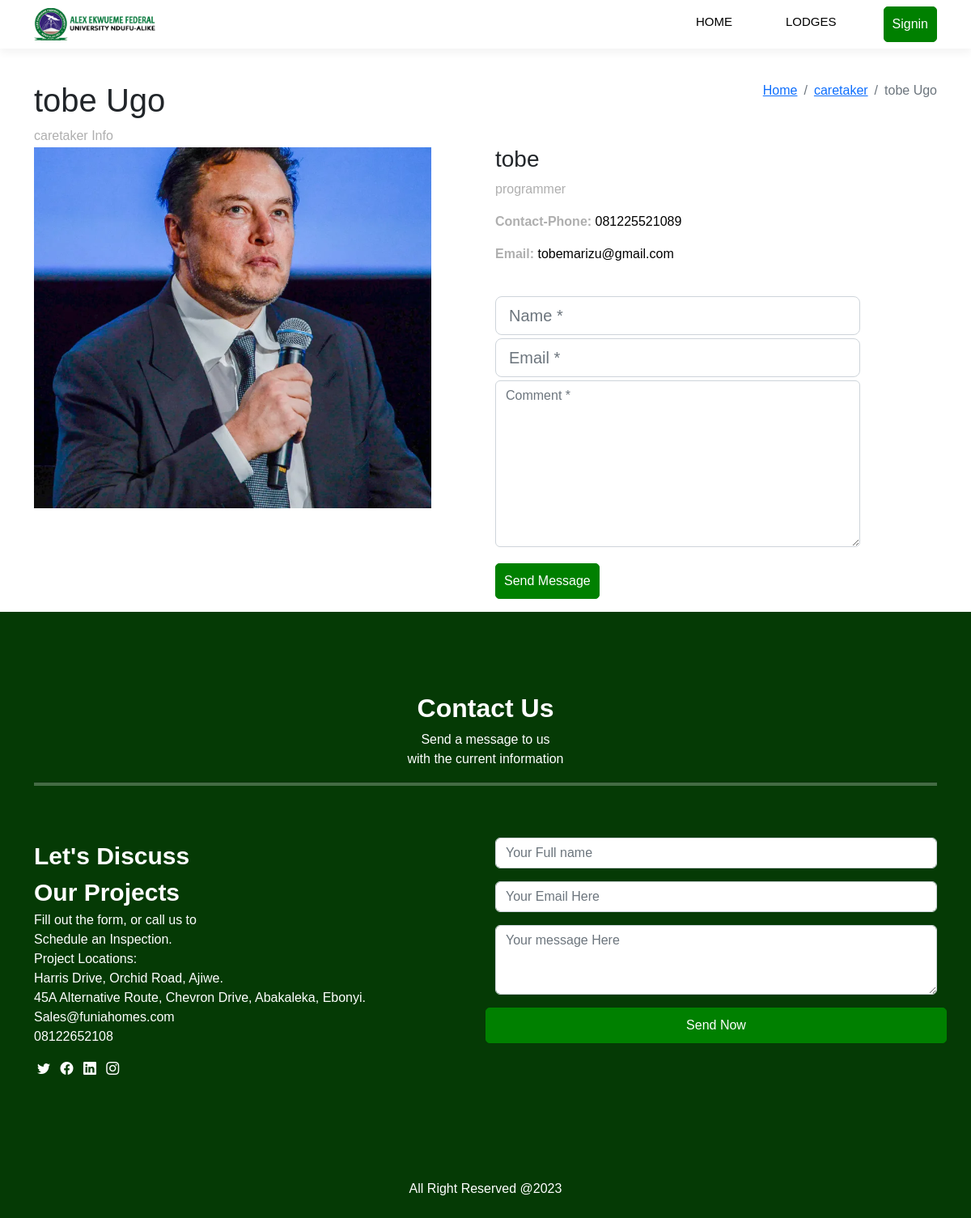
Screenshot of /caretaker/1 with the database file from the repository.
### userauths/models.py (models this page shows, shortened)
class Profile(models.Model):
    user = models.OneToOneField(User, on_delete=models.CASCADE)
    image = models.ImageField(upload_to="image", default="default-pp.png",)
    full_name = models.CharField(max_length=200, null=True, blank=True)
    bio = models.CharField(max_length=200, null=True, blank=True)
    phone = models.CharField(max_length=200) # +234 (456) - 789

class User(AbstractUser):
     email = models.EmailField(unique=True)
     username = models.CharField(max_length=100)
     bio = models.CharField(max_length=100)
     USERNAME_FIELD = "email"
     REQUIRED_FIELDS = ['username']

### core/views.py (the view)
# urls.py: path('caretaker/<pk>', views.caretaker, name='caretaker'),
def caretaker(request, pk):
    users = get_object_or_404(User, pk=pk)
    products = Lodges.objects.filter(available=True).order_by("-id")
    profile = get_object_or_404(Profile, pk=pk)
    context = {
        "users": users,
        "products":products,
        "profile":profile,
    }
    if request.method == 'POST':
        form = ContactUs(
            full_name=request.POST['full_name'],
            email=request.POST['email'],
            message=request.POST['message'],
            user=request.user
        )
        form.save()
        html_template = 'core/email.html'
        html_message = render_to_string('core/email.html', {'form': form})
        subject = 'welcome CareTaker'
        email_form = settings.EMAIL_HOST_USER
        recipient_list = [users.email]
        message = EmailMessage(subject, html_message,
                                   email_form, recipient_list)
        message.content_subtype = 'html'
        message.send()
        messages.success(request, "Message sent Successfully. We will get back to You")
        return redirect("core:caretaker", pk=users.id)
    else:
        return render(request, "core/caretaker.html", context)

### core/context_processor.py (called while the page is built)
def default(request):
    min_max_price = Lodges.objects.aggregate(Min("price"), Max("price"))
    return {
        'min_max_price':min_max_price,
    }

### templates/core/caretaker.html (shortened to what this page needs)
{% extends 'partials/base.html' %}
{% load static %}
{% block content%}
  <section class="intro-single" style="margin-top: 100px;">
    <div class="container">
      <div class="row">
        <div class="col-md-12 col-lg-8">
          <div class="title-single-box">
            <h1 class="title-single"> {{profile.full_name}}</h1>
            <span class="color-text-a">caretaker Info</span>
          </div>
        </div>
        <div class="col-md-12 col-lg-4">
          <nav aria-label="breadcrumb" class="breadcrumb-box d-flex justify-content-lg-end">
            <ol class="breadcrumb">
              <li class="breadcrumb-item">
                <a href="{% url 'core:index' %}">Home</a>
              </li>
              <li class="breadcrumb-item">
                <a href="#">caretaker</a>
              </li>
              <li class="breadcrumb-item active" aria-current="page">
                {{profile.full_name}}
              </li>
            </ol>
          </nav>
        </div>
      </div>
    </div>
  </section>
  <section class="agent-single">
    <div class="container">
      <div class="row">
        <div class="col-sm-12">
          <div class="row">
            <div class="col-md-6">
              <div class="agent-avatar-box">
                {% if profile.image %}
                <img src="{{ profile.image.url }}" alt="" class="agent-avatar img-fluid">
                {% endif %}
              </div>
            </div>
            <div class="col-md-5 section-md-t3">
              <div class="agent-info-box">
                <div class="agent-title">
                  <div class="title-box-d">
                    <h3 class="title-d">{{users.username}}
                      <br>
                    </h3>
                  </div>
                </div>
                <div class="agent-content mb-3">
                  <p class="content-d color-text-a">
                   {{profile.bio}}
                  </p>
                  <div class="info-agents color-a">
                    <p>
                      <strong>Contact-Phone: </strong>
                      <span class="color-text-a" style="color: #000;">{{profile.phone}}</span>
                    </p>
                    <p>
                      <strong>Email: </strong>
                      <span class="color-text-a" style="color: #000;">{{users.email}}</span>
                    </p>
                  </div>
                </div>
              </div>
              <br>
              <form class="form-a" method="POST">
                <div class="row">
                  <div class="col-md-12 mb-1">
                    <div class="form-group">
                      <input type="text" name="full_name" class="form-control form-control-lg form-control-a" id="inputName" placeholder="Name *" required>
                    </div>
                  </div>
                  <div class="col-md-12 mb-1">
                    <div class="form-group">
                      <input type="email" name="email" class="form-control form-control-lg form-control-a" id="inputEmail1" placeholder="Email *" required>
                    </div>
                  </div>
                  <div class="col-md-12 mb-1">
                    <div class="form-group">
                      <textarea id="textMessage" class="form-control" placeholder="Comment *" name="message" cols="45" rows="8" required></textarea>
                    </div>
                  </div>
                  <div class="col-md-12 mt-3 mb-3">
                    <button type="submit" class="btn btn-a">Send Message</button>
                  </div>
                </div>
              </form>
            </div>
          </div>
        </div>
      </div>
    </div>
  </section>
{% endblock %}

### static/assets/css/style.css (style rules this page uses)
* { margin: 0; padding: 0; box-sizing: border-box; font-family: 'poppins', sans-serif; }
body { background: #fff; }
.btn { background-color: green; padding: 9px 10px; border-radius: 5px; border: 1px solid green; transition: 0.5s; color: #fff; }
.right-content, p, span { color: #afafaf; }

### rows the page displays
Profile: full_name "tobe Ugo", image (picture), bio "programmer", phone "081225521089"
User: username "tobe", email "tobemarizu@gmail.com"
